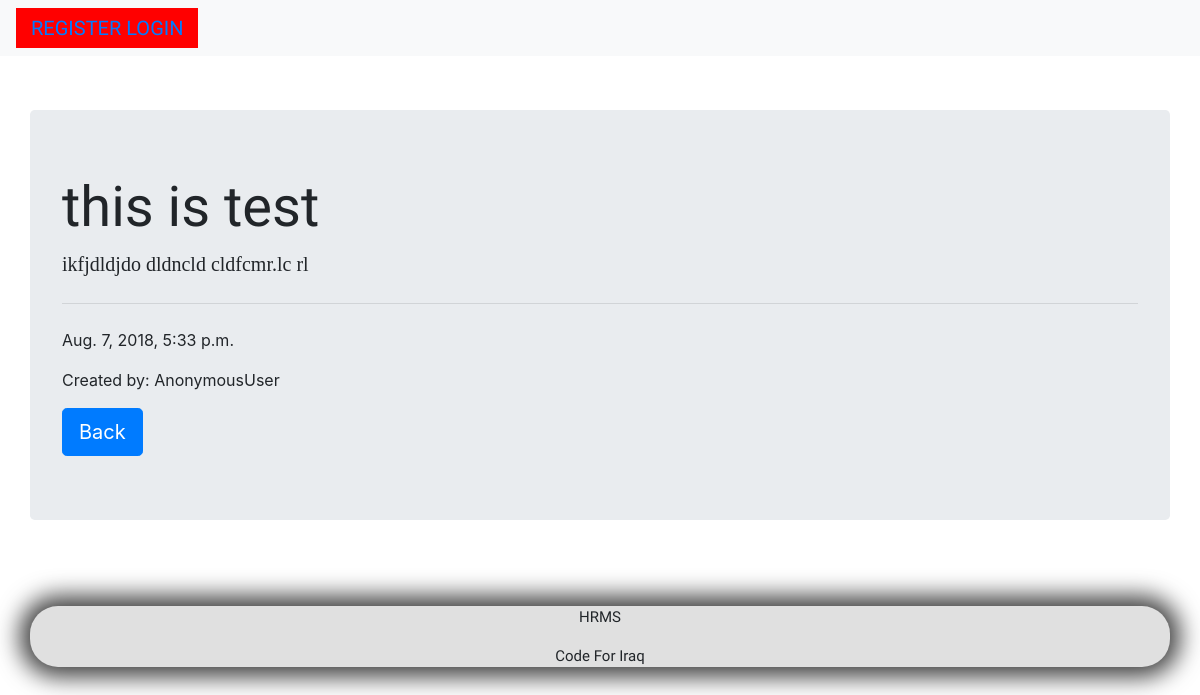
Page /post/this-is-test/ on the committed database.
### home/models.py (models this page shows, shortened)
class Announcement(models.Model):
    user = models.ForeignKey(User, on_delete=models.CASCADE, default=None)
    title = models.CharField(blank=True, max_length=100)
    slug = models.SlugField(null=True, blank=True)
    content = models.TextField(blank=True)
    create = models.DateTimeField(blank=True, default=datetime.datetime.now)
    active = models.BooleanField(default=True)

### home/views.py (the view)
# urls.py: path('post/<slug:slug>/', views.posts, name='post_detail'),
def posts(request, slug):
    post = Announcement.objects.get(slug=slug)
    context ={
    'post': post
    }
    return render(request, 'home/post_review.html', context)

### home/templates/home/post_review.html (shortened to what this page needs)
{% extends "base.html" %}
{% block content %}
<div class="details_post">
  <div class="jumbotron">
    <h1 class="display-4 fon-tit">{{post.title}}</h1>
    <p class="lead fon-cont">{{post.content}}</p>
    <hr class="my-4">
    <p>{{post.create}}</p>
    <p>Created by: {{user}}</p>
    <a class="btn btn-primary btn-lg" href="{% url 'home' %}" role="button">Back</a>
  </div>
</div>
{% endblock %}

### static/css/custom.css (style rules this page uses)
.fon-tit { font-family: 'Eczar', serif; }
.fon-cont { font-family: 'Playfair Display', serif; }
.details_post { padding: 30px; }

### rows in the picture
Announcement: title "this is test", content "ikfjdldjdo dldncld cldfcmr.lc rl", create "Aug. 7, 2018, 5:33 p.m."

### other values in the picture
{{ user }} "AnonymousUser"
